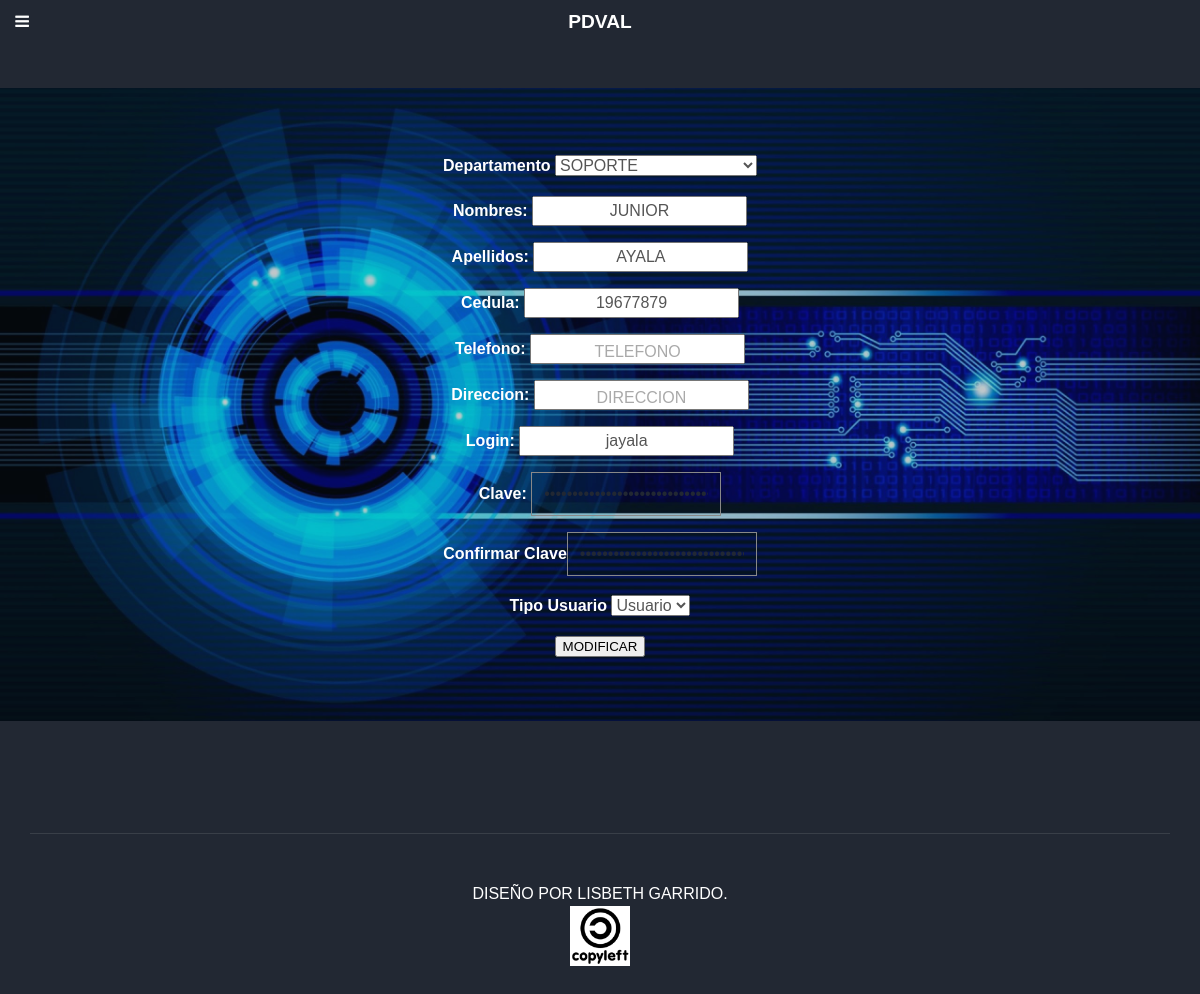
The app's page /add_user2.php?usuario=4, older data.
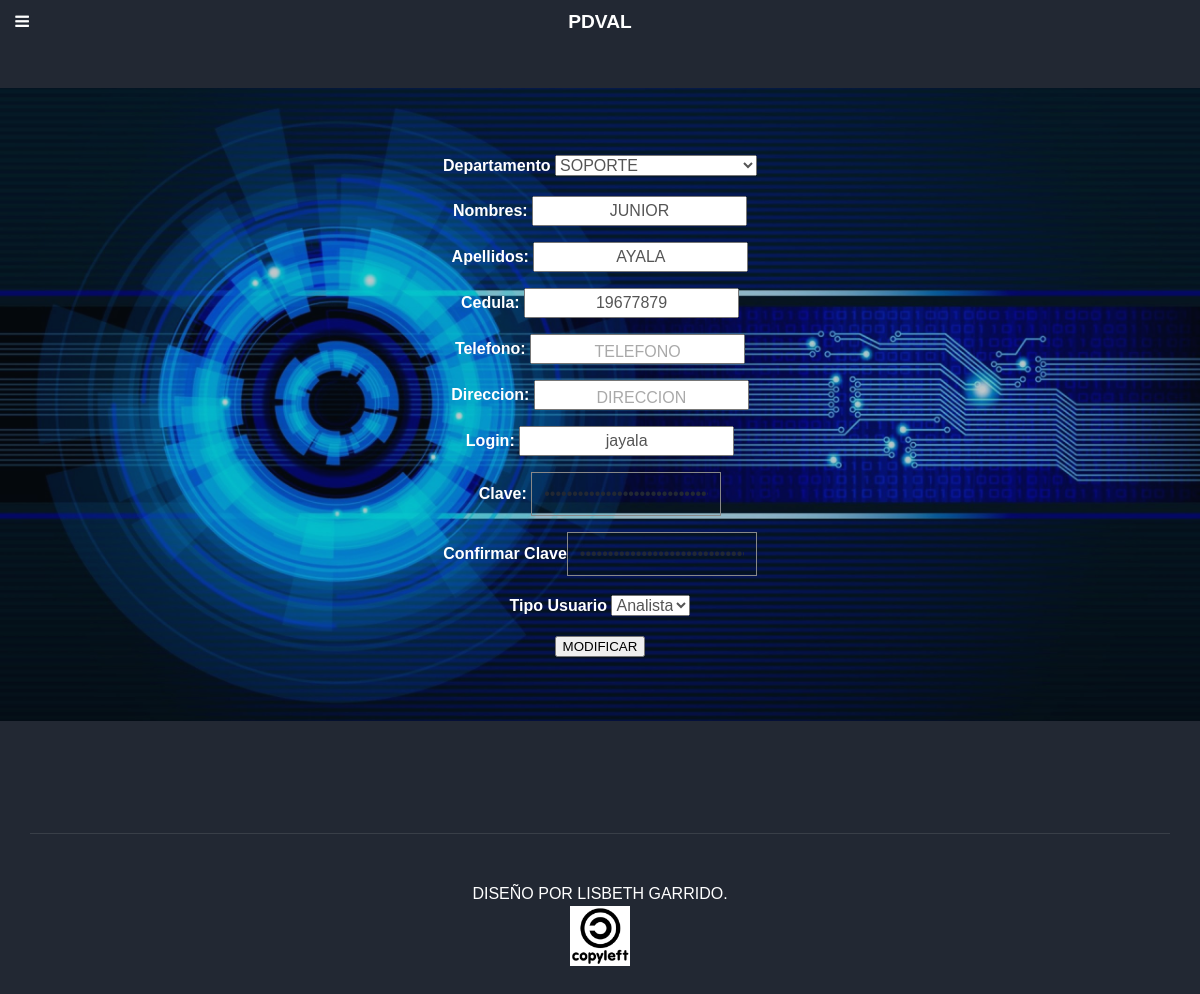
The same page, newer data.
### tables this page shows
CREATE TABLE IF NOT EXISTS `usuarios` (
  `id` int(11) NOT NULL AUTO_INCREMENT,
  `login` varchar(255) NOT NULL,
  `nombres` varchar(255) NOT NULL,
  `apellidos` varchar(255) NOT NULL,
  `cedula` int(11) NOT NULL,
  `cod_dep` varchar(255) NOT NULL,
  `clave` varchar(255) NOT NULL,
  `telefono` varchar(15) NOT NULL,
  `direccion` varchar(50) NOT NULL,
  `id_tipo` int(11) NOT NULL,
  PRIMARY KEY (`id`),
  KEY `id_tipo` (`id_tipo`)
);

CREATE TABLE IF NOT EXISTS `tipo_usuario` (
  `id` int(11) NOT NULL AUTO_INCREMENT,
  `tipo_usuario` varchar(20) NOT NULL,
  PRIMARY KEY (`id`)
);

CREATE TABLE IF NOT EXISTS `departamentos` (
  `id` bigint(20) unsigned NOT NULL AUTO_INCREMENT,
  `id_departamento` varchar(255) NOT NULL,
  `descripcion` varchar(255) NOT NULL,
  PRIMARY KEY (`id_departamento`),
  UNIQUE KEY `id` (`id`),
  KEY `id_departamento` (`id_departamento`)
);

### include/clase_db_init.php (called while the page is built, shortened)
<?php
 class MySQL{
  private $conexion; private $total_consultas;
  public function MySQL(){
    if(!isset($this->conexion)){
      $this->conexion = (mysqli_connect("localhost","root",""))
        or die(mysql_error());
      $db="soporte";
    $bd1="Error al conectar a la base de datos, Consultar al Administrador";
      mysqli_select_db($this->conexion,$db) or die($bd1);
    }
  }
  public function consulta($consulta){
    $resultado = mysqli_query($this->conexion,$consulta);
    return $resultado;
  }
  public function fetch_array($consulta){
   return mysqli_fetch_array($consulta);
  }
}?>

### add_user2.php (the view, shortened to what this page needs)
<?php
   include '/include/clase_db_init.php';
  include 'cabecera.php';
    $conn=new MySQL();
   include 'cabecera.php';
?>
<link rel="stylesheet" type="text/css" href="css/tabla_solicitud.css" media="screen" />
<body class="homepage">
			<div id="header">
				<div class="container">
						<h1><a href="#" id="logo">PDVAL</a></h1>
						<div id="banner">
<tbody>
<?php
$estatus=new MySQL();
$consulta=$estatus->consulta("select a.id, a.login, a.clave, a.nombres, a.apellidos, a.cedula, a.telefono,a.direccion,a.cod_dep,a.id_tipo, b.descripcion,b.id_departamento from usuarios as a, departamentos as b where a.cod_dep=b.id_departamento and a.id='".$_GET['usuario']."'");
    $fila=$estatus->fetch_array($consulta);
?>                      <div>
                        <h4>Departamento
                          <select name=departamento id=departamento size=1 ;'>"<?php
                          $consulta_dep=$conn->consulta("select id_departamento, descripcion from departamentos");
                  while($arreglo_dep=$conn->fetch_array($consulta_dep)){
                   echo "<option ";if($fila['cod_dep']==$arreglo_dep[0]){echo"selected";}; echo " value=".$arreglo_dep[0].">".$arreglo_dep[1]."</option>";
                   }?>
                   </select>
                        </h4>
                        </div>
                       <div class="large">
                    <h4>Nombres: <input name="nombre" id="nombre" value="<?php echo utf8_encode($fila['nombres']); ?>" placeholder="NOMBRES" title='COLOQUE NOMBRES' style=" text-align:center;"/></h4>
                </div>
                    <div class="large">
                    <h4>Apellidos: <input name="apellido" id="apellidos" value="<?php echo utf8_encode($fila['apellidos']); ?>" placeholder="APELLIDOS"  title='COLOQUE APELLIDOS' style=" text-align:center;"/></h4>
                </div>
                        <div class="large">
                            <h4>Cedula: <input name="cedula" id="cedula" value="<?php echo utf8_encode($fila['cedula']); ?>" placeholder="CEDULA"  title='COLOQUE CEDULA' style=" text-align:center;"/></h4>
                </div>
                <div class="large">
                            <h4>Telefono: <input name="tlfn" id="tlfn" value="<?php echo utf8_encode($fila['telefono']); ?>" placeholder="TELEFONO"  title='COLOQUE TELEFONO' style=" text-align:center;"/></h4>
                </div>
                <div class="large">
                            <h4>Direccion: <input name="direccion" id="direccion" value="<?php echo utf8_encode($fila['direccion']); ?>" placeholder="DIRECCION"  title='COLOQUE DIRECCION' style=" text-align:center;"/></h4>
                </div>
                       <div class="large">
                            <h4> Login: <input name="login" id="login" value="<?php echo utf8_encode($fila['login']); ?>" placeholder="LOGIN"  title='COLOQUE LOGIN' style=" text-align:center;"/></h4>
                </div>
                       <div class="large">
                           <h4>Clave: <input name="clave"  type="password" id="clave" value="<?php echo utf8_encode($fila['clave']); ?>" placeholder="CLAVE"  title='COLOQUE CLAVE' style=" display: inline-block; text-align: center; width: 190px;"/></h4>
                </div>
                       <div class="large">
                            <h4>Confirmar Clave<input name="reclave" type="password" id="reclave" value="<?php echo utf8_encode($fila['clave']); ?>" placeholder="REPITA CLAVE"  title='REPITA CLAVE' style="display: inline-block; text-align:center; width: 190px;"/></h4>
                </div>
                <div>
                        <h4>Tipo Usuario
                          <select name=id_tipo id=id_tipo size=1 ;'>"<?php
                          $consulta_dep2=$conn->consulta("select * from tipo_usuario");
                  while($arreglo_dep=$conn->fetch_array($consulta_dep2)){
                   echo "<option ";if($fila['id_tipo']==$arreglo_dep[0]){echo"selected";}; echo " value=".$arreglo_dep[0].">".$arreglo_dep[1]."</option>";
                   }?>
                   </select>
                        </h4>
                        </div>
                   </div></div>
        <td><button id=actuar   nombre=actuar value="<?php echo utf8_encode($fila['id']); ?>" onclick='modificar(this.value)'>MODIFICAR</button>
                    </td></tr>
</div></div>
			<?php
                                                            include 'footer.php';
                                                            ?>

Row changes from the older to the newer data that the page shows:
changed usuarios "JUNIOR": id_tipo "Usuario" → "Analista"
